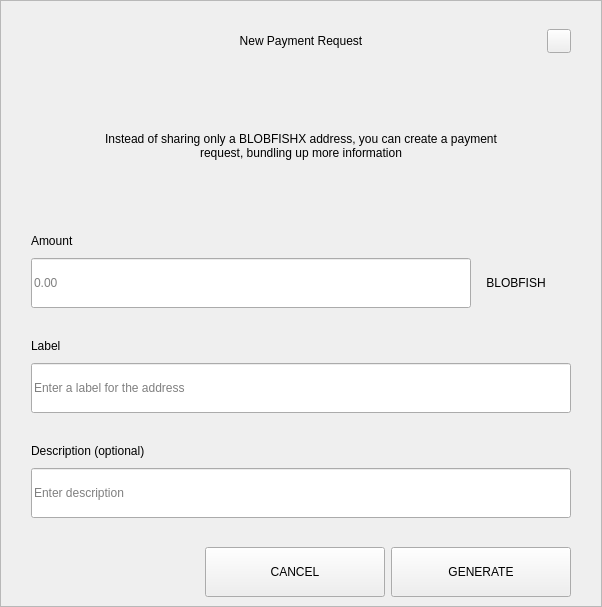
<?xml version="1.0" encoding="UTF-8"?>
<ui version="4.0">
 <class>RequestDialog</class>
 <widget class="QDialog" name="RequestDialog">
  <property name="geometry">
   <rect>
    <x>0</x>
    <y>0</y>
    <width>602</width>
    <height>607</height>
   </rect>
  </property>
  <property name="windowTitle">
   <string>Dialog</string>
  </property>
  <layout class="QVBoxLayout" name="verticalLayout_5">
   <property name="spacing">
    <number>0</number>
   </property>
   <property name="leftMargin">
    <number>0</number>
   </property>
   <property name="topMargin">
    <number>0</number>
   </property>
   <property name="rightMargin">
    <number>0</number>
   </property>
   <property name="bottomMargin">
    <number>0</number>
   </property>
   <item>
    <widget class="QFrame" name="frame">
     <property name="styleSheet">
      <string notr="true"/>
     </property>
     <property name="frameShape">
      <enum>QFrame::StyledPanel</enum>
     </property>
     <property name="frameShadow">
      <enum>QFrame::Raised</enum>
     </property>
     <layout class="QVBoxLayout" name="verticalLayout_4" stretch="1,0,0">
      <property name="spacing">
       <number>0</number>
      </property>
      <property name="leftMargin">
       <number>30</number>
      </property>
      <property name="topMargin">
       <number>20</number>
      </property>
      <property name="rightMargin">
       <number>30</number>
      </property>
      <property name="bottomMargin">
       <number>0</number>
      </property>
      <item>
       <layout class="QHBoxLayout" name="horizontalLayout_3">
        <property name="spacing">
         <number>0</number>
        </property>
        <item>
         <spacer name="horizontalSpacer_21">
          <property name="orientation">
           <enum>Qt::Horizontal</enum>
          </property>
          <property name="sizeHint" stdset="0">
           <size>
            <width>40</width>
            <height>20</height>
           </size>
          </property>
         </spacer>
        </item>
        <item>
         <widget class="QLabel" name="labelTitle">
          <property name="minimumSize">
           <size>
            <width>0</width>
            <height>40</height>
           </size>
          </property>
          <property name="maximumSize">
           <size>
            <width>16777215</width>
            <height>40</height>
           </size>
          </property>
          <property name="styleSheet">
           <string notr="true">padding-left:24px;</string>
          </property>
          <property name="text">
           <string>New Payment Request</string>
          </property>
          <property name="alignment">
           <set>Qt::AlignCenter</set>
          </property>
          <property name="margin">
           <number>7</number>
          </property>
         </widget>
        </item>
        <item>
         <spacer name="horizontalSpacer">
          <property name="orientation">
           <enum>Qt::Horizontal</enum>
          </property>
          <property name="sizeHint" stdset="0">
           <size>
            <width>40</width>
            <height>20</height>
           </size>
          </property>
         </spacer>
        </item>
        <item>
         <widget class="QPushButton" name="btnEsc">
          <property name="minimumSize">
           <size>
            <width>24</width>
            <height>24</height>
           </size>
          </property>
          <property name="maximumSize">
           <size>
            <width>24</width>
            <height>24</height>
           </size>
          </property>
          <property name="focusPolicy">
           <enum>Qt::NoFocus</enum>
          </property>
          <property name="text">
           <string/>
          </property>
         </widget>
        </item>
       </layout>
      </item>
      <item>
       <widget class="QStackedWidget" name="stack">
        <property name="minimumSize">
         <size>
          <width>540</width>
          <height>0</height>
         </size>
        </property>
        <property name="maximumSize">
         <size>
          <width>540</width>
          <height>16777215</height>
         </size>
        </property>
        <property name="currentIndex">
         <number>0</number>
        </property>
        <widget class="QWidget" name="page_1">
         <property name="minimumSize">
          <size>
           <width>540</width>
           <height>0</height>
          </size>
         </property>
         <property name="maximumSize">
          <size>
           <width>540</width>
           <height>16777215</height>
          </size>
         </property>
         <layout class="QVBoxLayout" name="layout1">
          <property name="spacing">
           <number>0</number>
          </property>
          <property name="leftMargin">
           <number>0</number>
          </property>
          <property name="topMargin">
           <number>0</number>
          </property>
          <property name="rightMargin">
           <number>0</number>
          </property>
          <property name="bottomMargin">
           <number>0</number>
          </property>
          <item>
           <spacer name="verticalSpacer_21">
            <property name="orientation">
             <enum>Qt::Vertical</enum>
            </property>
            <property name="sizeType">
             <enum>QSizePolicy::Fixed</enum>
            </property>
            <property name="sizeHint" stdset="0">
             <size>
              <width>20</width>
              <height>30</height>
             </size>
            </property>
           </spacer>
          </item>
          <item alignment="Qt::AlignHCenter">
           <widget class="QLabel" name="labelMessage">
            <property name="minimumSize">
             <size>
              <width>400</width>
              <height>50</height>
             </size>
            </property>
            <property name="text">
             <string>Instead of sharing only a BLOBFISHX address, you can create a payment request, bundling up more information</string>
            </property>
            <property name="alignment">
             <set>Qt::AlignCenter</set>
            </property>
            <property name="wordWrap">
             <bool>true</bool>
            </property>
           </widget>
          </item>
          <item alignment="Qt::AlignBottom">
           <widget class="QWidget" name="containerAmount" native="true">
            <layout class="QVBoxLayout" name="verticalLayout">
             <property name="spacing">
              <number>9</number>
             </property>
             <property name="leftMargin">
              <number>0</number>
             </property>
             <property name="topMargin">
              <number>0</number>
             </property>
             <property name="rightMargin">
              <number>0</number>
             </property>
             <property name="bottomMargin">
              <number>0</number>
             </property>
             <item>
              <widget class="QLabel" name="labelSubtitleAmount">
               <property name="minimumSize">
                <size>
                 <width>350</width>
                 <height>16</height>
                </size>
               </property>
               <property name="maximumSize">
                <size>
                 <width>16777215</width>
                 <height>16</height>
                </size>
               </property>
               <property name="text">
                <string>Amount</string>
               </property>
              </widget>
             </item>
             <item alignment="Qt::AlignTop">
              <widget class="QWidget" name="layoutAmount" native="true">
               <layout class="QHBoxLayout" name="horizontalLayout" stretch="2,0">
                <property name="spacing">
                 <number>0</number>
                </property>
                <property name="leftMargin">
                 <number>0</number>
                </property>
                <property name="topMargin">
                 <number>0</number>
                </property>
                <property name="rightMargin">
                 <number>0</number>
                </property>
                <property name="bottomMargin">
                 <number>0</number>
                </property>
                <item>
                 <widget class="QLineEdit" name="lineEditAmount">
                  <property name="minimumSize">
                   <size>
                    <width>0</width>
                    <height>50</height>
                   </size>
                  </property>
                  <property name="maximumSize">
                   <size>
                    <width>16777215</width>
                    <height>50</height>
                   </size>
                  </property>
                  <property name="placeholderText">
                   <string notr="true">0.00</string>
                  </property>
                 </widget>
                </item>
                <item>
                 <widget class="QWidget" name="comboContainer" native="true">
                  <property name="minimumSize">
                   <size>
                    <width>100</width>
                    <height>50</height>
                   </size>
                  </property>
                  <property name="maximumSize">
                   <size>
                    <width>16777215</width>
                    <height>50</height>
                   </size>
                  </property>
                  <layout class="QHBoxLayout" name="horizontalLayout_31">
                   <property name="spacing">
                    <number>0</number>
                   </property>
                   <property name="leftMargin">
                    <number>0</number>
                   </property>
                   <property name="topMargin">
                    <number>0</number>
                   </property>
                   <property name="rightMargin">
                    <number>10</number>
                   </property>
                   <property name="bottomMargin">
                    <number>0</number>
                   </property>
                   <item>
                    <widget class="QLabel" name="comboBoxCoin">
                     <property name="text">
                      <string>BLOBFISH</string>
                     </property>
                     <property name="alignment">
                      <set>Qt::AlignCenter</set>
                     </property>
                    </widget>
                   </item>
                  </layout>
                 </widget>
                </item>
               </layout>
              </widget>
             </item>
            </layout>
           </widget>
          </item>
          <item>
           <spacer name="verticalSpacer_31">
            <property name="orientation">
             <enum>Qt::Vertical</enum>
            </property>
            <property name="sizeType">
             <enum>QSizePolicy::Fixed</enum>
            </property>
            <property name="sizeHint" stdset="0">
             <size>
              <width>20</width>
              <height>30</height>
             </size>
            </property>
           </spacer>
          </item>
          <item>
           <layout class="QVBoxLayout" name="verticalLayoutLabel">
            <property name="spacing">
             <number>9</number>
            </property>
            <item>
             <widget class="QLabel" name="labelSubtitleLabel">
              <property name="minimumSize">
               <size>
                <width>0</width>
                <height>16</height>
               </size>
              </property>
              <property name="maximumSize">
               <size>
                <width>16777215</width>
                <height>16</height>
               </size>
              </property>
              <property name="text">
               <string>Label</string>
              </property>
             </widget>
            </item>
            <item>
             <widget class="QLineEdit" name="lineEditLabel">
              <property name="minimumSize">
               <size>
                <width>0</width>
                <height>50</height>
               </size>
              </property>
              <property name="maximumSize">
               <size>
                <width>16777215</width>
                <height>50</height>
               </size>
              </property>
              <property name="placeholderText">
               <string>Enter a label for the address</string>
              </property>
             </widget>
            </item>
           </layout>
          </item>
          <item>
           <spacer name="verticalSpacer_34">
            <property name="orientation">
             <enum>Qt::Vertical</enum>
            </property>
            <property name="sizeType">
             <enum>QSizePolicy::Fixed</enum>
            </property>
            <property name="sizeHint" stdset="0">
             <size>
              <width>20</width>
              <height>30</height>
             </size>
            </property>
           </spacer>
          </item>
          <item>
           <layout class="QVBoxLayout" name="verticalLayoutDescription">
            <property name="spacing">
             <number>9</number>
            </property>
            <item>
             <widget class="QLabel" name="labelSubtitleDescription">
              <property name="minimumSize">
               <size>
                <width>0</width>
                <height>16</height>
               </size>
              </property>
              <property name="maximumSize">
               <size>
                <width>16777215</width>
                <height>16</height>
               </size>
              </property>
              <property name="text">
               <string>Description (optional)</string>
              </property>
             </widget>
            </item>
            <item>
             <widget class="QLineEdit" name="lineEditDescription">
              <property name="minimumSize">
               <size>
                <width>0</width>
                <height>50</height>
               </size>
              </property>
              <property name="maximumSize">
               <size>
                <width>16777215</width>
                <height>50</height>
               </size>
              </property>
              <property name="placeholderText">
               <string>Enter description</string>
              </property>
             </widget>
            </item>
            <item>
             <spacer name="verticalSpacer_4">
              <property name="orientation">
               <enum>Qt::Vertical</enum>
              </property>
              <property name="sizeType">
               <enum>QSizePolicy::Fixed</enum>
              </property>
              <property name="sizeHint" stdset="0">
               <size>
                <width>20</width>
                <height>20</height>
               </size>
              </property>
             </spacer>
            </item>
           </layout>
          </item>
         </layout>
        </widget>
        <widget class="QWidget" name="page_2">
         <layout class="QVBoxLayout" name="layout2">
          <item>
           <spacer name="verticalSpacer_5">
            <property name="orientation">
             <enum>Qt::Vertical</enum>
            </property>
            <property name="sizeType">
             <enum>QSizePolicy::Fixed</enum>
            </property>
            <property name="sizeHint" stdset="0">
             <size>
              <width>20</width>
              <height>50</height>
             </size>
            </property>
           </spacer>
          </item>
          <item alignment="Qt::AlignHCenter">
           <widget class="QLabel" name="labelQrImg">
            <property name="minimumSize">
             <size>
              <width>260</width>
              <height>260</height>
             </size>
            </property>
            <property name="maximumSize">
             <size>
              <width>260</width>
              <height>260</height>
             </size>
            </property>
            <property name="text">
             <string/>
            </property>
            <property name="alignment">
             <set>Qt::AlignCenter</set>
            </property>
           </widget>
          </item>
          <item>
           <spacer name="verticalSpacer_2">
            <property name="orientation">
             <enum>Qt::Vertical</enum>
            </property>
            <property name="sizeType">
             <enum>QSizePolicy::Fixed</enum>
            </property>
            <property name="sizeHint" stdset="0">
             <size>
              <width>20</width>
              <height>30</height>
             </size>
            </property>
           </spacer>
          </item>
          <item alignment="Qt::AlignHCenter">
           <widget class="QLabel" name="labelAddress">
            <property name="text">
             <string>D7VFR83SQbiezrW72hjcWJtcfip5krte2Z </string>
            </property>
           </widget>
          </item>
          <item>
           <spacer name="verticalSpacer_32">
            <property name="orientation">
             <enum>Qt::Vertical</enum>
            </property>
            <property name="sizeType">
             <enum>QSizePolicy::Expanding</enum>
            </property>
            <property name="sizeHint" stdset="0">
             <size>
              <width>20</width>
              <height>20</height>
             </size>
            </property>
           </spacer>
          </item>
          <item>
           <layout class="QHBoxLayout" name="horizontal">
            <property name="leftMargin">
             <number>20</number>
            </property>
            <property name="rightMargin">
             <number>20</number>
            </property>
            <property name="bottomMargin">
             <number>20</number>
            </property>
            <item>
             <spacer name="horizontalSpacer_4">
              <property name="orientation">
               <enum>Qt::Horizontal</enum>
              </property>
              <property name="sizeHint" stdset="0">
               <size>
                <width>40</width>
                <height>20</height>
               </size>
              </property>
             </spacer>
            </item>
            <item>
             <widget class="QPushButton" name="btnCopyAddress">
              <property name="minimumSize">
               <size>
                <width>180</width>
                <height>50</height>
               </size>
              </property>
              <property name="text">
               <string>COPY ADDRESS</string>
              </property>
             </widget>
            </item>
            <item>
             <widget class="QPushButton" name="btnCopyUrl">
              <property name="minimumSize">
               <size>
                <width>180</width>
                <height>50</height>
               </size>
              </property>
              <property name="text">
               <string>COPY URL</string>
              </property>
             </widget>
            </item>
            <item>
             <spacer name="horizontalSpacer_2">
              <property name="orientation">
               <enum>Qt::Horizontal</enum>
              </property>
              <property name="sizeHint" stdset="0">
               <size>
                <width>40</width>
                <height>20</height>
               </size>
              </property>
             </spacer>
            </item>
           </layout>
          </item>
         </layout>
        </widget>
       </widget>
      </item>
      <item>
       <widget class="QWidget" name="buttonsStack" native="true">
        <layout class="QHBoxLayout" name="horizontalLayout_5">
         <property name="leftMargin">
          <number>20</number>
         </property>
         <property name="rightMargin">
          <number>0</number>
         </property>
         <item>
          <spacer name="horizontalSpacer_41">
           <property name="orientation">
            <enum>Qt::Horizontal</enum>
           </property>
           <property name="sizeHint" stdset="0">
            <size>
             <width>40</width>
             <height>20</height>
            </size>
           </property>
          </spacer>
         </item>
         <item>
          <widget class="QPushButton" name="btnCancel">
           <property name="minimumSize">
            <size>
             <width>180</width>
             <height>50</height>
            </size>
           </property>
           <property name="focusPolicy">
            <enum>Qt::NoFocus</enum>
           </property>
           <property name="text">
            <string>CANCEL</string>
           </property>
          </widget>
         </item>
         <item>
          <widget class="QPushButton" name="btnSave">
           <property name="minimumSize">
            <size>
             <width>180</width>
             <height>50</height>
            </size>
           </property>
           <property name="focusPolicy">
            <enum>Qt::NoFocus</enum>
           </property>
           <property name="text">
            <string>GENERATE</string>
           </property>
          </widget>
         </item>
        </layout>
       </widget>
      </item>
     </layout>
    </widget>
   </item>
  </layout>
 </widget>
 <resources/>
 <connections/>
</ui>
